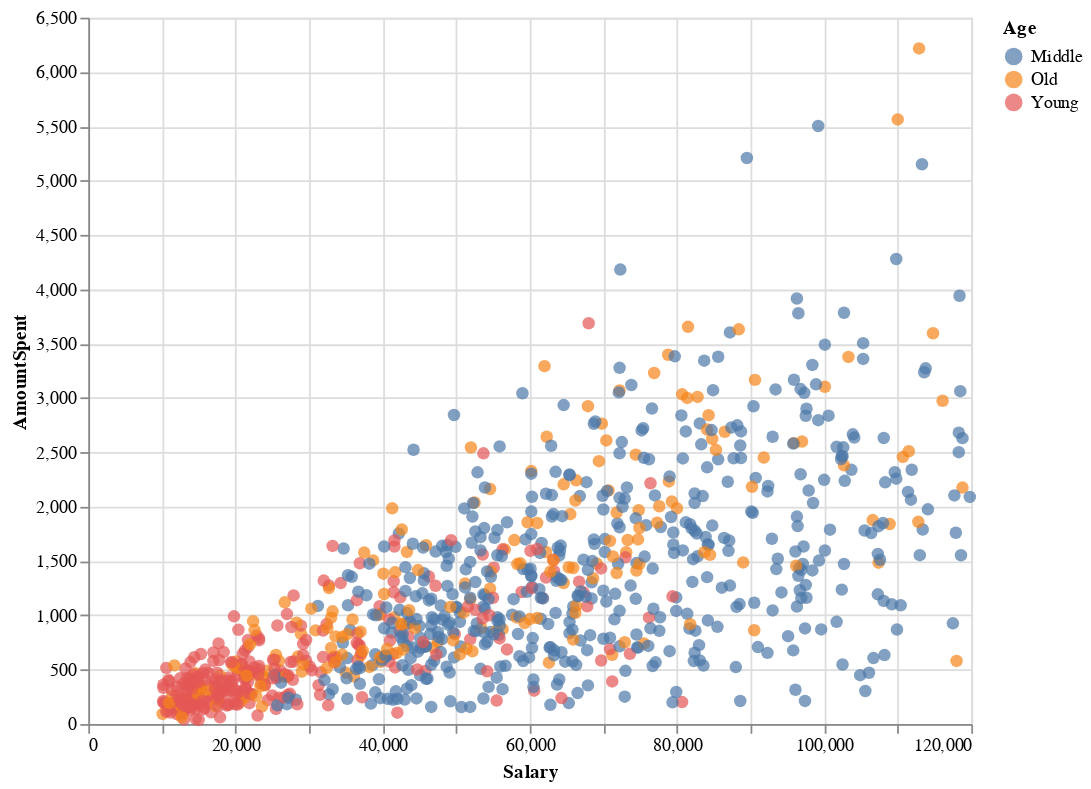

Notebook cell for this chart:
### Code cell
(alt.
  Chart(mk_df).
  mark_circle(size=50).
  encode(x='Salary', y='AmountSpent', color='Age').
  transform_filter(alt.FieldLTPredicate(field='Salary', lt=120000)).
  properties(height=400, width=500))

### Figure 1 — Vega-Lite specification as saved in the notebook (floating-point values rounded to 4 significant figures; data arrays with more than 128 entries replaced by an {"elided": "..."} marker saying what was removed)
{"config": {"view": {"continuousWidth": 400, "continuousHeight": 300}}, "data": {"name": "data-601d85f78b49d312efac96412af5d38b"}, "mark": {"type": "circle", "size": 50}, "encoding": {"color": {"type": "nominal", "field": "Age"}, "x": {"type": "quantitative", "field": "Salary"}, "y": {"type": "quantitative", "field": "AmountSpent"}}, "height": 400, "transform": [{"filter": {"field": "Salary", "lt": 120000}}], "width": 500, "$schema": "https://vega.github.io/schema/vega-lite/v4.8.1.json", "datasets": {"data-601d85f78b49d312efac96412af5d38b": {"elided": "1000 records"}}}
